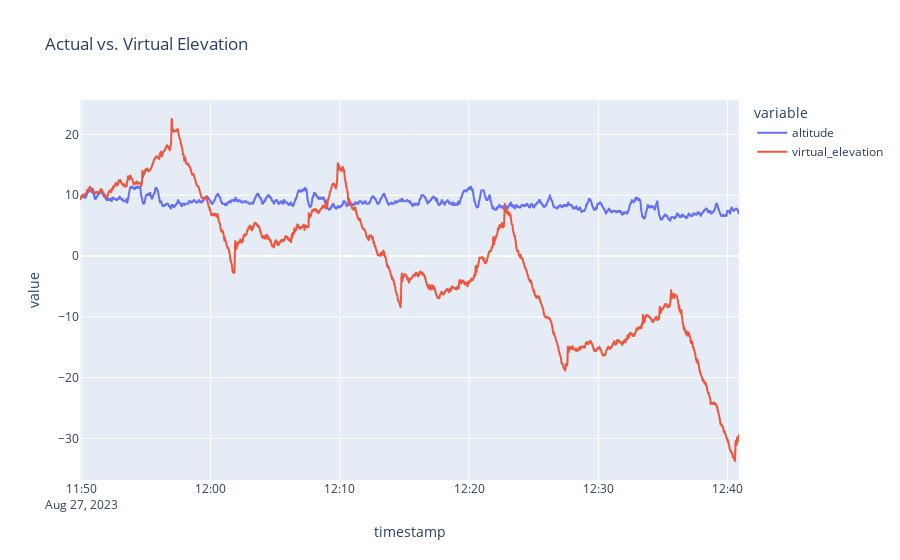

The cell this chart's notebook holds for it:
### Code cell
fig = px.line(df, x="timestamp", y=["altitude", "virtual_elevation"], title="Actual vs. Virtual Elevation")
fig.show()

### Figure 1 — Plotly figure (JSON) as saved in the notebook; plotly's stock layout.template omitted (floating-point values rounded to 4 significant figures; data arrays with more than 128 entries replaced by an {"elided": "..."} marker saying what was removed)
{"data": [{"hovertemplate": "variable=altitude<br>timestamp=%{x}<br>value=%{y}<extra></extra>", "legendgroup": "altitude", "line": {"color": "#636efa", "dash": "solid"}, "marker": {"symbol": "circle"}, "mode": "lines", "name": "altitude", "showlegend": true, "type": "scattergl", "x": {"elided": "3060 str values"}, "xaxis": "x", "y": {"elided": "3060 float values"}, "yaxis": "y"}, {"hovertemplate": "variable=virtual_elevation<br>timestamp=%{x}<br>value=%{y}<extra></extra>", "legendgroup": "virtual_elevation", "line": {"color": "#EF553B", "dash": "solid"}, "marker": {"symbol": "circle"}, "mode": "lines", "name": "virtual_elevation", "showlegend": true, "type": "scattergl", "x": {"elided": "3060 str values"}, "xaxis": "x", "y": {"elided": "3060 float values"}, "yaxis": "y"}], "layout": {"legend": {"title": {"text": "variable"}, "tracegroupgap": 0}, "title": {"text": "Actual vs. Virtual Elevation"}, "xaxis": {"anchor": "y", "domain": [0, 1], "title": {"text": "timestamp"}}, "yaxis": {"anchor": "x", "domain": [0, 1], "title": {"text": "value"}}}}
